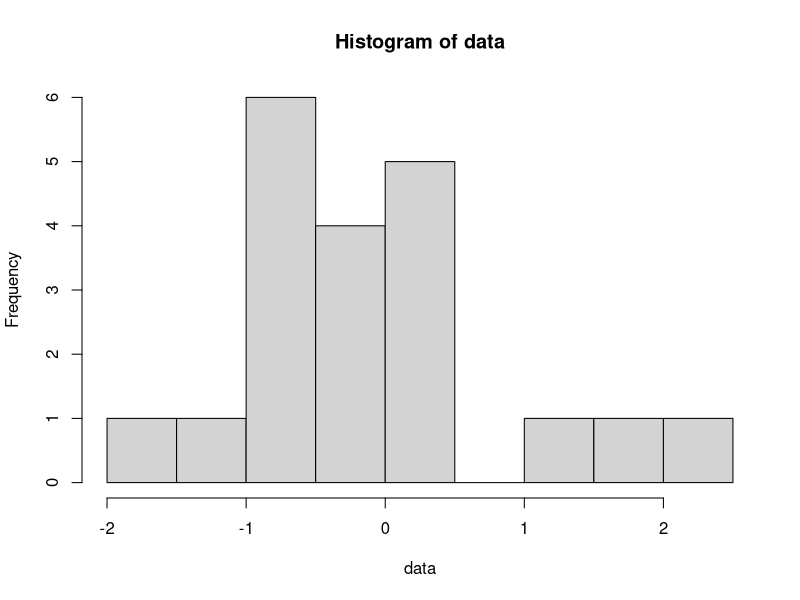

The R source for this figure:
## ---- chunk 1
knitr::opts_chunk$set(out.width='70%', fig.align = "center") 
knitr::opts_chunk$set(echo = TRUE)
knitr::opts_knit$set(global.par = TRUE)
## ---- chunk 2
#Esto es un ejemplo de código
data<-rnorm(20)
mean(data)
hist(data)
